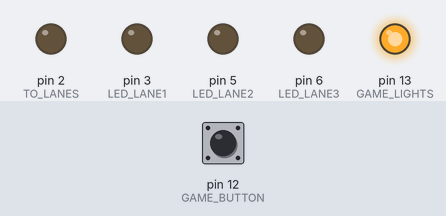
Bench run of a sketch on a simulated Arduino Uno, built with avr-gcc and run on an emulated ATmega328P. Parts: output pins drawn as LEDs (lit = HIGH). Inputs (shaded band) come from the test bench; at power-on: pin 12 (GAME_BUTTON) HIGH. What the sketch prints to the serial monitor is not drawn.

Above: at 0.1 s.
At 1.3 s:
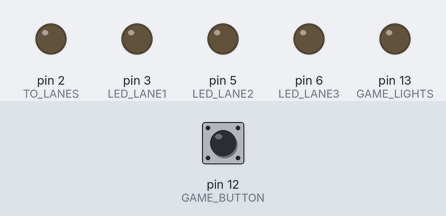
Timing chart, 0 to 2.8 s (numbered marks = the images above):
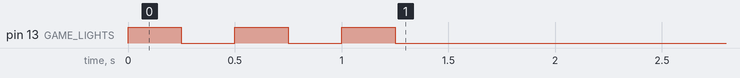

The sketch:

HorseRaceController.ino
```cpp
#define TO_LANES    2
#define GAME_LIGHTS 13
#define GAME_BUTTON 12
#define FROM_LANE1  7
#define FROM_LANE2  8
#define FROM_LANE3  9
#define LED_LANE1   3
#define LED_LANE2   5
#define LED_LANE3   6


void setup() {
  Serial.begin(9600);
  // Configure Control Pin and set it low
  pinMode(TO_LANES, OUTPUT);
  digitalWrite(TO_LANES, LOW);
  Serial.println("Set TO_LANES Low");
  // Configure pins to read game status from lane nanos
  pinMode(FROM_LANE1, INPUT);
  pinMode(FROM_LANE2, INPUT);
  pinMode(FROM_LANE3, INPUT);
  // Configure pins for game controls
  pinMode(GAME_BUTTON, INPUT_PULLUP);
  pinMode(GAME_LIGHTS, OUTPUT);
  digitalWrite(GAME_LIGHTS, LOW);
  // Configure Lane Winner Lights
  pinMode(LED_LANE1, OUTPUT);
  pinMode(LED_LANE2, OUTPUT);
  pinMode(LED_LANE3, OUTPUT);

  flashLed(3);
}

int gameState = LOW;
int newButtonVal;
int oldButtonVal = 1;
int isWinner = 0;

void loop() {
  // Check the game play button state
  newButtonVal = digitalRead(GAME_BUTTON);
  // If the game is not currently running
  if (gameState == LOW){
    // If the button was pressed start the game
    if (oldButtonVal == 1 && newButtonVal == 0){
      gameState = HIGH;
      digitalWrite(GAME_LIGHTS, HIGH);
      isWinner = 0;
    }
  } else { // The game is currently running
    //Check for a winner
    if (digitalRead(FROM_LANE1) == HIGH){
      //Player 1 WON!! Turn on Lane LED
      // TODO: is there anything else to do for the winner?
      digitalWrite(LED_LANE1, HIGH);
      isWinner = 1;
    }
    if (digitalRead(FROM_LANE2) == HIGH){
      //Player 2 WON!! Turn on Lane LED
      // TODO: is there anything else to do for the winner?
      digitalWrite(LED_LANE2, HIGH);
      isWinner = 2;
    }
    if (digitalRead(FROM_LANE3) == HIGH){
      //Player 3 WON!! Turn on Lane LED
      // TODO: is there anything else to do for the winner?
      digitalWrite(LED_LANE3, HIGH);
      isWinner = 3;
    }
    // If someone won, send signal to reset the game
    if (isWinner > 0) {
      //Is there something to do here about who won?
      //Turn the game off
      gameState = LOW;
    }
  }
  oldButtonVal = newButtonVal;
}

void setWinner(int winnerLane) {

}

void flashLed(int numFlash) {
  for (int i = 0; i < numFlash; i++) {
    digitalWrite(13, HIGH);
    delay(250);
    digitalWrite(13, LOW);
    delay(250);
  }
}
```
